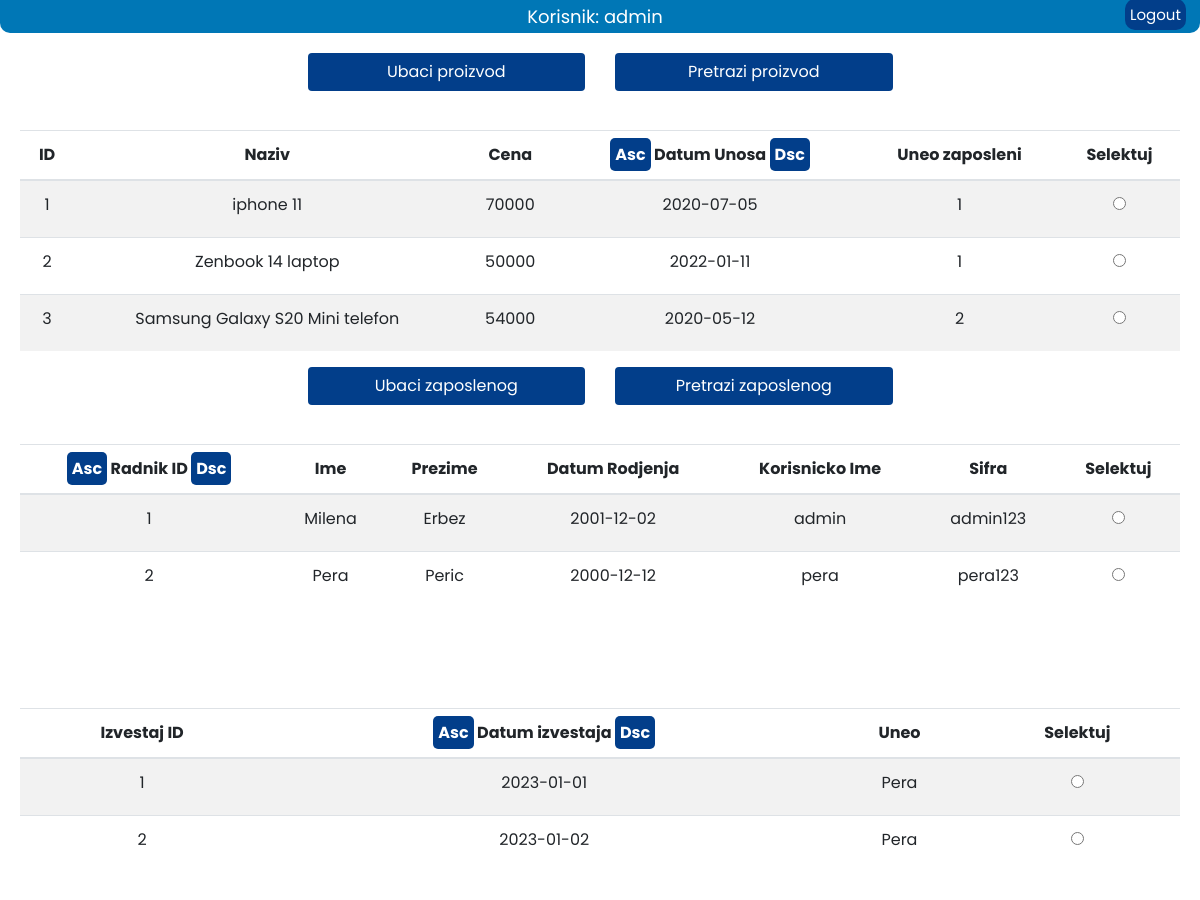
Page /home.php (signed in) on the earlier database version.
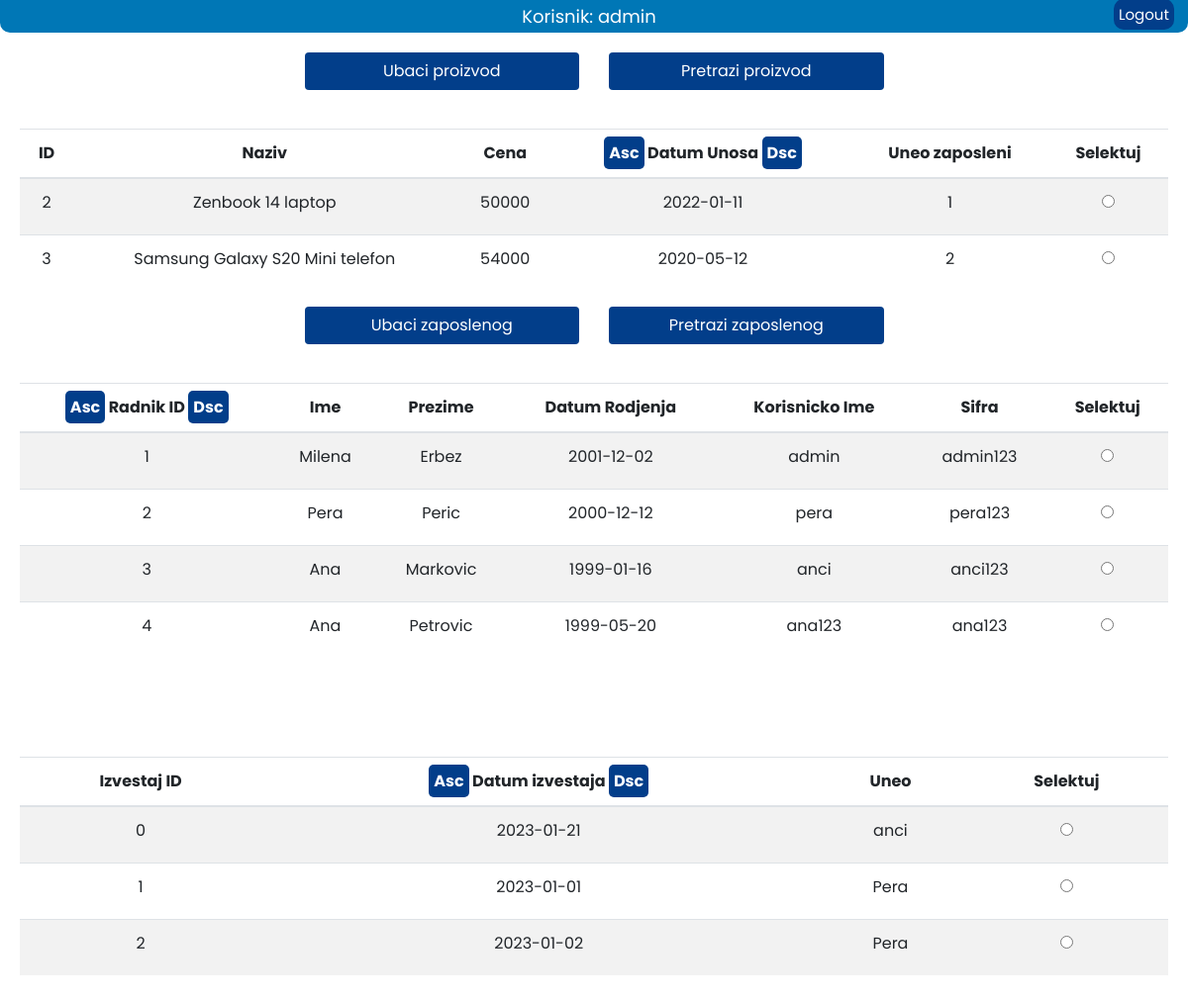
Same page on the later database version.
### tables this page shows
CREATE TABLE `proizvod` (
  `proizvod_id` int(11) NOT NULL,
  `naziv` varchar(100) NOT NULL,
  `cena` decimal(11,0) NOT NULL,
  `datumUnosa` date NOT NULL,
  `zaposleni_id` int(11) NOT NULL
);

CREATE TABLE `zaposleni` (
  `zaposleni_id` int(11) NOT NULL,
  `ime` varchar(20) NOT NULL,
  `prezime` varchar(20) NOT NULL,
  `datum_rodjenja` date NOT NULL,
  `sifra` varchar(20) NOT NULL,
  `korisnicko_ime` varchar(20) NOT NULL
);

CREATE TABLE `izvestaj` (
  `izvestaj_id` int(11) NOT NULL,
  `datum_izvestaja` date NOT NULL,
  `izvestaj` text NOT NULL,
  `uneo` varchar(20) NOT NULL
);

### model/proizvod.php (called while the page is built, shortened)
<?php
class Proizvod
{
    public static function getAll(mysqli $conn)
    {
        $query = "SELECT * FROM proizvod";
        return $conn->query($query);
    }
}
?>

### model/user.php (called while the page is built, shortened)
<?php
class User
{
    public static function getAll(mysqli $conn)
    {
        $query = "SELECT * FROM zaposleni";
        return $conn->query($query);
    }
}
?>

### model/report.php (called while the page is built, shortened)
<?php
class Report
{
    public static function getAll(mysqli $conn)
    {
        $query = "SELECT * FROM izvestaj";
        return $conn->query($query);
    }
}
?>

### home.php (the view, shortened to what this page needs)
<?php
require "dbBroker.php";
require "model/proizvod.php";
require "model/user.php";
require "model/report.php";
$rezultat = Proizvod::getAll($conn);
$rezultat_1 = User::getAll($conn);
$rezultat_2 = Report::getAll($conn);
?>
<!DOCTYPE html>
<html lang="en">
<head>
    <link rel="stylesheet" href="https://maxcdn.bootstrapcdn.com/bootstrap/4.0.0/css/bootstrap.min.css">
    <link rel="stylesheet" href="css/home.css">
</head>
<?php
if ($_SESSION['username'] != "admin") {
    if (!$rezultat_1) {
        echo "Nastala je greska prilikom izvodjenja upita <br>";
        die();
    } else {
        ?>
        <body onload="proveriDatum()">
            <?php
    }
} else {
    ?>
        <body>
            <?php
}
?>
        <div class="container_float"
            style="width: 100%; background-color: #0077B6; border-bottom-left-radius: 10px; border-bottom-right-radius: 10px; margin-bottom: 20px;  padding: 3px;">
            <div class="row">
                <div class="col-md-1" style="color: white;">
                </div>
                <div class="col-md-4" id="Div_Username" style="color: white; margin-right: auto; margin-left: auto;">
                    <p
                        style="text-align: center; margin-top: auto; margin-bottom: auto; font-size: 18px; margin-right: 10px;">
                        Korisnik: <?php echo $_SESSION['username'] ?></p>
                </div>
                <div class="col-md-1" id="Div_Logout" style="color: white;">
                    <a href="logout.php" id="logout">
                        Logout</a>
                </div>
            </div>
        </div>
        <div class="row">
            <div class="col-md-3">
            </div>
            <div class="col-md-3">
                <button id="btn-dodaj-proizvod" type="button" class="btn btn-block" style="margin-bottom: 27px;"
                    data-toggle="modal" data-target="#myModal1">Ubaci proizvod</button>
            </div>
            <div class="col-md-3">
                <button id="btn-pretraga-proizvoda" class="btn btn-block" data-toggle="modal" data-target="#myModal2">
                    Pretrazi proizvod</button>
            </div>
            <div class="col-md-3">
            </div>
        </div>
        <div id="pregled" class="panel panel-success" style="margin-top: 1%;">
            <div class="panel-body">
                <table id="myTable1" class="table table-hover table-striped"
                    style="background-color: rgba(255, 255, 255, 0.9); border-radius: 10px;">
                    <thead class="thead">
                        <tr>
                            <th scope="col">ID</th>
                            <th scope="col">Naziv</th>
                            <th scope="col">Cena</th>
                            <th scope="col">
                                <a onclick="sortTableAsc1();" class="sort-link">Asc</a>
                                Datum Unosa
                                <a onclick="sortTableDsc1();" class="sort-link">Dsc</a>
                            </th>
                            <?php
                            if ($_SESSION['username'] == "admin") {
                                ?>
                                <th scope="col">Uneo zaposleni</th>
                                <?php
                            }
                            ?>
                            <th scope="col">Selektuj</th>
                        </tr>
                    </thead>
                    <tbody>
                        <?php
                        while ($red = $rezultat->fetch_array()):
                            ?>
                            <tr>
                                <td>
                                    <?php echo $red["proizvod_id"] ?>
                                </td>
                                <td>
                                    <?php echo $red["naziv"] ?>
                                </td>
                                <td>
                                    <?php echo $red["cena"] ?>
                                </td>
                                <td style="text-align: center;">
                                    <?php echo $red["datumUnosa"] ?>
                                </td>
                                <?php
                                if ($_SESSION['username'] == "admin") {
                                    ?>
                                    <td>
                                        <?php echo $red["zaposleni_id"] ?>
                                    </td>
                                    <?php
                                }
                                ?>
                                <td>
                                    <label class="custom-radio-btn">
                                        <input type="radio" name="radio-proizvodi" id="radio-proizvodi" value=<?php echo $red["proizvod_id"] ?>>
                                    </label>
                                </td>
                            </tr>
                            <?php
                        endwhile;
                        ?>
                    </tbody>
                </table>
            </div>
        </div>
        <?php
        if ($_SESSION['username'] == "admin") {
            if (!$rezultat_1) {
                echo "Nastala je greska prilikom izvodjenja upita <br>";
                die();
            } else {
                ?>
                <div class="row">
                    <div class="col-md-3">
                    </div>
                    <div class="col-md-3">
                        <button id="btn-dodaj-zaposlenog" type="button" class="btn  btn-block" style="margin-bottom: 27px;"
                            data-toggle="modal" data-target="#myModal3"> Ubaci zaposlenog</button>
                    </div>
                    <div class="col-md-3">
                        <button id="btn-pretraga-zaposlenog" class="btn  btn-block"> Pretrazi zaposlenog</button>
                    </div>
                    <div class="col-md-3">
                    </div>
                </div>
                <div id="pregled" class="panel panel-success" style="margin-top: 1%;">
                    <div class="panel-body">
                        <table id="myTable2" class="table table-hover table-striped"
                            style="background-color: rgba(255, 255, 255, 0.9); border-radius: 10px;">
                            <thead class="thead">
                                <tr>
                                    <th scope="col">
                                        <a onclick="sortTableAsc2();" class="sort-link">Asc</a>
                                        Radnik ID
                                        <a onclick="sortTableDsc2();" class="sort-link">Dsc</a>
                                    </th>
                                    <th scope="col">Ime</th>
                                    <th scope="col">Prezime</th>
                                    <th scope="col">Datum Rodjenja</th>
                                    <th scope="col">Korisnicko Ime</th>
                                    <th scope="col">Sifra</th>
                                    <th scope="col">Selektuj</th>
                                </tr>
                            </thead>
                            <tbody>
                                <?php
                                while ($red_1 = $rezultat_1->fetch_array()):
                                    ?>
                                    <tr>
                                        <td>
                                            <?php echo $red_1["zaposleni_id"] ?>
                                        </td>
                                        <td>
                                            <?php echo $red_1["ime"] ?>
                                        </td>
                                        <td>
                                            <?php echo $red_1["prezime"] ?>
                                        </td>
                                        <td>
                                            <?php echo $red_1["datum_rodjenja"] ?>
                                        </td>
                                        <td>
                                            <?php echo $red_1["korisnicko_ime"] ?>
                                        </td>
                                        <td>
                                            <?php echo $red_1["sifra"] ?>
                                        </td>
                                        <td>
                                            <label class="custom-radio-btn">
                                                <input type="radio" name="radio-zaposleni" id="radio-zaposleni" value=<?php echo $red_1["zaposleni_id"] ?>>
                                            </label>
                                        </td>
                                    </tr>
                                    <?php
                                endwhile;
            }
            ?>
                        </tbody>
                    </table>
                </div>
            </div>
            <div id="pregled" class="panel panel-success" style="margin-top: 100px;">
                <div class="panel-body">
                    <table id="myTable3" class="table table-hover table-striped"
                        style="background-color: rgba(255, 255, 255, 0.9); border-radius: 10px;">
                        <thead class="thead">
                            <tr>
                                <th scope="col">Izvestaj ID</th>
                                <th scope="col">
                                    <a onclick="sortTableAsc3();" class="sort-link">Asc</a>
                                    Datum izvestaja
                                    <a onclick="sortTableDsc3();" class="sort-link">Dsc</a>
                                </th>
                                <th scope="col">Uneo</th>
                                <th scope="col">Selektuj</th>
                            </tr>
                        </thead>
                        <tbody>
                            <?php
                            while ($red_1 = $rezultat_2->fetch_array()):
                                ?>
                                <tr>
                                    <td>
                                        <?php echo $red_1["izvestaj_id"] ?>
                                    </td>
                                    <td>
                                        <?php echo $red_1["datum_izvestaja"] ?>
                                    </td>
                                    <td>
                                        <?php echo $red_1["uneo"] ?>
                                    </td>
                                    <td>
                                        <label class="custom-radio-btn">
                                            <input type="radio" name="radio-izvestaj" id="radio-izvestaj" value=<?php echo $red_1["izvestaj_id"] ?>>
                                        </label>
                                    </td>
                                </tr>
                                <?php
                            endwhile;
                            ?>
                        </tbody>
                    </table>
                </div>
            </div>
            <?php
        }
        ?>
        <br>
        <br>
        <br>
        <br>
        <br>
        <br>
    </body>
</html>

### css/home.css (style rules this page uses)
* { font-family: 'Poppins'; }
body { height: 100vh; overflow-y: auto; overflow-x: hidden; background-image: url("https://img.freepik.com/free-vector/blue-futuristic-networking-technology_53876-100679.jpg?w=2000"); background-repeat: repeat; }
#logout { color: white; background-color: #023E8A; text-align: center; font-size: 15px; margin-right: 0; text-decoration: none; border-radius: 10px; padding: 5px; text-align: right; margin-right: 0; }
.panel-body { margin-right: 20px; margin-left: 20px; }
.sort-link { background-color: #023E8A; color: white !important; border-radius: 5px; padding: 5px; }
th, td { text-align: center; }
#btn-dodaj-zaposlenog, #btn-pretraga-zaposlenog, #btn-dodaj-proizvod, #btn-pretraga-proizvoda { background-color:#023E8A; color: white; }

Differences in the rows shown:
removed proizvod: proizvod_id "1", naziv "iphone 11", cena "70000", datumUnosa "2020-07-05", zaposleni "1"
added zaposleni: zaposleni_id "3", ime "Ana", prezime "Markovic", datum_rodjenja "1999-01-16", korisnicko_ime "anci", sifra "anci123"
added zaposleni: zaposleni_id "4", ime "Ana", prezime "Petrovic", datum_rodjenja "1999-05-20", korisnicko_ime "ana123", sifra "ana123"
added izvestaj: izvestaj_id "0", datum_izvestaja "2023-01-21", uneo "anci"
